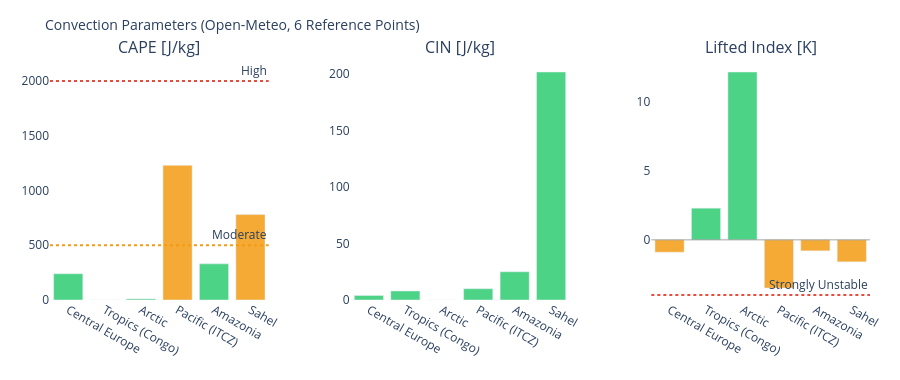

The code cell stored with this chart in its notebook:
### Markdown cell above
---
## 3. Visualizations

### Code cell
# ============================================================
# CAPE / CIN / LIFTED INDEX – Convection potential
# ============================================================

if not df_atm.empty:
    fig = make_subplots(
        rows=1, cols=3,
        subplot_titles=['CAPE [J/kg]', 'CIN [J/kg]', 'Lifted Index [K]'],
        horizontal_spacing=0.1
    )
    pts = df_atm['point'].tolist()
    pt_colors = ['#E85D24','#185FA5','#888780','#378ADD','#639922','#F2A623']

    # CAPE – höher = mehr Gewitterpotential
    cape_vals = df_atm['cape'].fillna(0).tolist()
    cape_colors = ['#e74c3c' if v > 2000 else '#f39c12' if v > 500 else '#2ecc71'
                   for v in cape_vals]
    fig.add_trace(go.Bar(x=pts, y=cape_vals, marker_color=cape_colors,
                         opacity=0.85, showlegend=False), row=1, col=1)
    fig.add_hline(y=2000, line_dash='dot', line_color='#e74c3c',
                  annotation_text='High', row=1, col=1)
    fig.add_hline(y=500,  line_dash='dot', line_color='#f39c12',
                  annotation_text='Moderate', row=1, col=1)

    # CIN – negativer = stärker gedeckelt (weniger Auslöse)
    cin_vals = df_atm['cin'].fillna(0).tolist()
    cin_colors = ['#e74c3c' if v < -200 else '#f39c12' if v < -50 else '#2ecc71'
                  for v in cin_vals]
    fig.add_trace(go.Bar(x=pts, y=cin_vals, marker_color=cin_colors,
                         opacity=0.85, showlegend=False), row=1, col=2)

    # Lifted Index – negativ = instabil
    li_vals = df_atm['li'].fillna(0).tolist()
    li_colors = ['#e74c3c' if v < -4 else '#f39c12' if v < 0 else '#2ecc71'
                 for v in li_vals]
    fig.add_trace(go.Bar(x=pts, y=li_vals, marker_color=li_colors,
                         opacity=0.85, showlegend=False), row=1, col=3)
    fig.add_hline(y=0, line_color='gray', line_width=0.7, row=1, col=3)
    fig.add_hline(y=-4, line_dash='dot', line_color='#e74c3c',
                  annotation_text='Strongly Unstable', row=1, col=3)

    fig.update_layout(
        title=dict(text='Convection Parameters (Open-Meteo, 6 Reference Points)', font=dict(size=14)),
        height=380, plot_bgcolor='rgba(0,0,0,0)', paper_bgcolor='rgba(0,0,0,0)',
        margin=dict(l=50, r=30, t=60, b=80)
    )
    fig.update_xaxes(tickangle=30)
    fig.show()

### Figure 1 — Plotly figure (JSON) as saved in the notebook; plotly's stock layout.template omitted (floating-point values rounded to 4 significant figures)
{"data": [{"marker": {"color": ["#2ecc71", "#2ecc71", "#2ecc71", "#f39c12", "#2ecc71", "#f39c12"]}, "opacity": 0.85, "showlegend": false, "type": "bar", "x": ["Central Europe", "Tropics (Congo)", "Arctic", "Pacific (ITCZ)", "Amazonia", "Sahel"], "xaxis": "x", "y": [240.0, 0.0, 10.0, 1230.0, 330.0, 780.0], "yaxis": "y"}, {"marker": {"color": ["#2ecc71", "#2ecc71", "#2ecc71", "#2ecc71", "#2ecc71", "#2ecc71"]}, "opacity": 0.85, "showlegend": false, "type": "bar", "x": ["Central Europe", "Tropics (Congo)", "Arctic", "Pacific (ITCZ)", "Amazonia", "Sahel"], "xaxis": "x2", "y": [4.0, 8.0, 0.0, 10.0, 25.0, 202.0], "yaxis": "y2"}, {"marker": {"color": ["#f39c12", "#2ecc71", "#2ecc71", "#f39c12", "#f39c12", "#f39c12"]}, "opacity": 0.85, "showlegend": false, "type": "bar", "x": ["Central Europe", "Tropics (Congo)", "Arctic", "Pacific (ITCZ)", "Amazonia", "Sahel"], "xaxis": "x3", "y": [-0.9, 2.3, 12.2, -3.5, -0.8, -1.6], "yaxis": "y3"}], "layout": {"annotations": [{"font": {"size": 16}, "showarrow": false, "text": "CAPE [J/kg]", "x": 0.1333, "xanchor": "center", "xref": "paper", "y": 1.0, "yanchor": "bottom", "yref": "paper"}, {"font": {"size": 16}, "showarrow": false, "text": "CIN [J/kg]", "x": 0.5, "xanchor": "center", "xref": "paper", "y": 1.0, "yanchor": "bottom", "yref": "paper"}, {"font": {"size": 16}, "showarrow": false, "text": "Lifted Index [K]", "x": 0.8667, "xanchor": "center", "xref": "paper", "y": 1.0, "yanchor": "bottom", "yref": "paper"}, {"showarrow": false, "text": "High", "x": 1, "xanchor": "right", "xref": "x domain", "y": 2000, "yanchor": "bottom", "yref": "y"}, {"showarrow": false, "text": "Moderate", "x": 1, "xanchor": "right", "xref": "x domain", "y": 500, "yanchor": "bottom", "yref": "y"}, {"showarrow": false, "text": "Strongly Unstable", "x": 1, "xanchor": "right", "xref": "x3 domain", "y": -4, "yanchor": "bottom", "yref": "y3"}], "height": 380, "margin": {"b": 80, "l": 50, "r": 30, "t": 60}, "paper_bgcolor": "rgba(0,0,0,0)", "plot_bgcolor": "rgba(0,0,0,0)", "shapes": [{"line": {"color": "#e74c3c", "dash": "dot"}, "type": "line", "x0": 0, "x1": 1, "xref": "x domain", "y0": 2000, "y1": 2000, "yref": "y"}, {"line": {"color": "#f39c12", "dash": "dot"}, "type": "line", "x0": 0, "x1": 1, "xref": "x domain", "y0": 500, "y1": 500, "yref": "y"}, {"line": {"color": "gray", "width": 0.7}, "type": "line", "x0": 0, "x1": 1, "xref": "x3 domain", "y0": 0, "y1": 0, "yref": "y3"}, {"line": {"color": "#e74c3c", "dash": "dot"}, "type": "line", "x0": 0, "x1": 1, "xref": "x3 domain", "y0": -4, "y1": -4, "yref": "y3"}], "title": {"font": {"size": 14}, "text": "Convection Parameters (Open-Meteo, 6 Reference Points)"}, "xaxis": {"anchor": "y", "domain": [0.0, 0.2667], "tickangle": 30}, "xaxis2": {"anchor": "y2", "domain": [0.3667, 0.6333], "tickangle": 30}, "xaxis3": {"anchor": "y3", "domain": [0.7333, 1.0], "tickangle": 30}, "yaxis": {"anchor": "x", "domain": [0.0, 1.0]}, "yaxis2": {"anchor": "x2", "domain": [0.0, 1.0]}, "yaxis3": {"anchor": "x3", "domain": [0.0, 1.0]}}}
